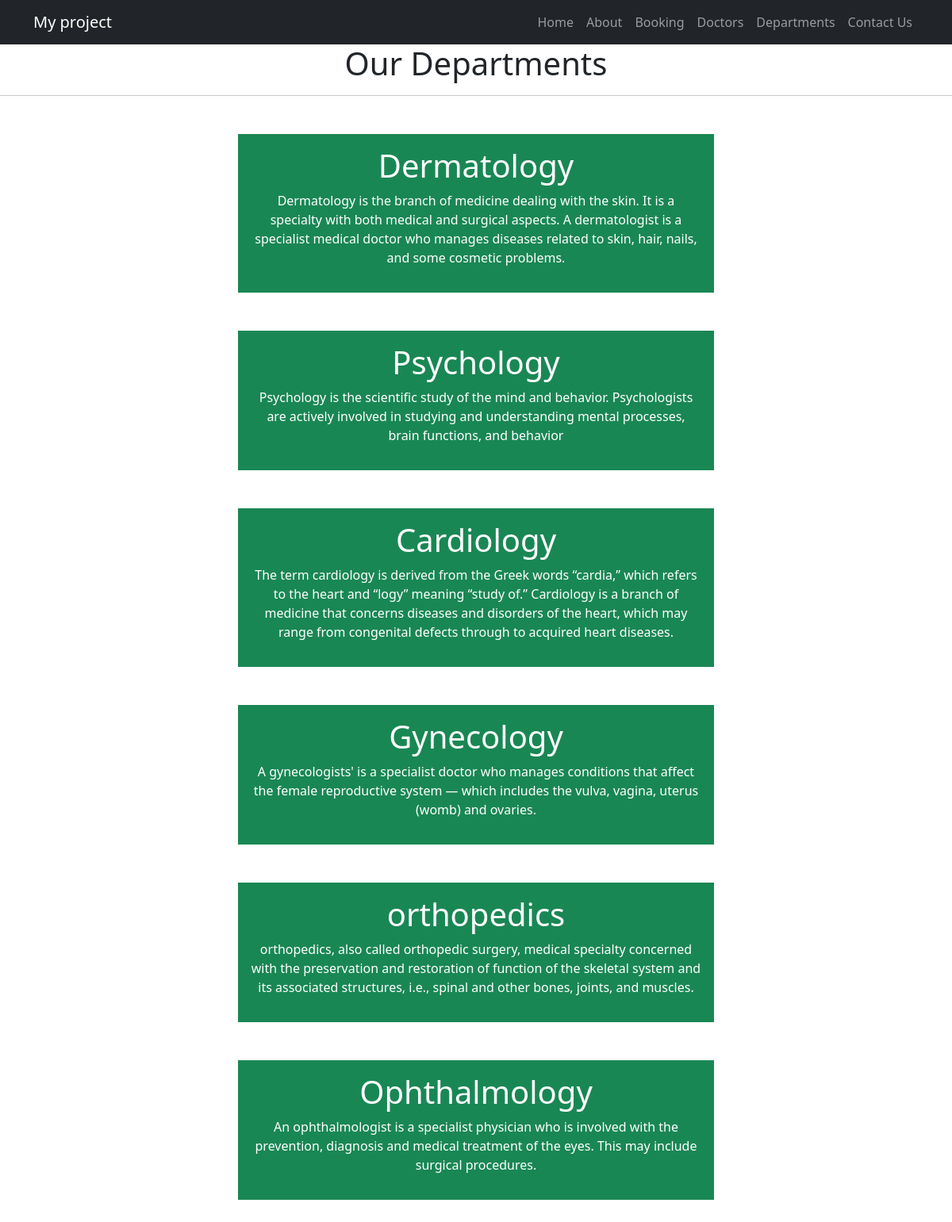
Page /home/departments/ on the committed database.
### home/models.py (models this page shows, shortened)
class Departments(models.Model):
    dep_name = models.CharField(max_length=100)
    dep_discription = models.TextField()

### home/views.py (the view)
# urls.py: path('departments/', views.departments, name= 'departments'),
def departments(request):
    dict_dept={
        'dept': Departments.objects.all()
    }
    return render(request,'departments.html',dict_dept)

### Templates/departments.html (shortened to what this page needs)
{% extends 'base.html' %}
{% block content%}
<h1 class='text-center'>Our Departments</h1>
<hr>
{% for d in dept%}
<div class="mx-auto w-50 bg-success text-center text-white p-3 my-5">
    <h1>{{ d.dep_name}}</h1>
    <p>{{ d.dep_discription}}</p>
</div>
{% endfor%}
{% endblock%}

### Templates/base.html (shortened to what this page needs)
{% load static %}
<!DOCTYPE html>
<html>
    <head>
        <link rel="stylesheet" href=" https://cdn.jsdelivr.net/npm/bootstrap@5.1.3/dist/css/bootstrap.min.css " />
        <link rel="stylesheet" href="https://use.fontawesome.com/releases/v5.2.0/css/all.css" />
        <link rel="stylesheet" type="text/css" href="{% static 'style.css' %}" />
    </head>
    <body>
      <nav class="navbar navbar-expand-md bg-dark navbar-dark">
        <div class="container">
        <a class="navbar-brand" href="#">My project</a>
        <div class="collapse navbar-collapse justify-content-end" id="collapsibleNavbar">
          <ul class="navbar-nav">
            <li class="nav-item">
              <a class="nav-link" href="{% url 'home'%}">Home</a>
            </li>
            <li class="nav-item">
              <a class="nav-link" href="{% url 'about'%}">About</a>
            </li>
            <li class="nav-item">
              <a class="nav-link" href="{% url 'booking' %}">Booking</a>
            </li>
            <li class="nav-item">
              <a class="nav-link" href="{% url 'doctors'%}">Doctors</a>
          </li>
          <li class="nav-item">
              <a class="nav-link" href="{% url 'departments'%}">Departments</a>
          </li>
          <li class="nav-item">
              <a class="nav-link" href="{% url 'contact'%}">Contact Us</a>
          </li>
          </ul>
        </div>
      </div>
      </nav>
        {% block content%}{% endblock%}
    </body>
</html>

### rows in the picture
Departments: dep_name "Dermatology", dep_discription "Dermatology is the branch of medicine dealing with the skin. It is a specialty with both medical and surgical aspects. A dermatologist is a specialist medical doctor who manages diseases related to skin, hair, nails, and some cosmetic problems."
Departments: dep_name "Psychology", dep_discription "Psychology is the scientific study of the mind and behavior. Psychologists are actively involved in studying and understanding mental processes, brain functions, and behavior"
Departments: dep_name "Cardiology", dep_discription "The term cardiology is derived from the Greek words “cardia,” which refers to the heart and “logy” meaning “study of.” Cardiology is a branch of medicine that concerns diseases and disorders of the heart, which may range from congenital defects through to acquired heart diseases."
Departments: dep_name "Gynecology", dep_discription "A gynecologists' is a specialist doctor who manages conditions that affect the female reproductive system — which includes the vulva, vagina, uterus (womb) and ovaries."
Departments: dep_name "orthopedics", dep_discription "orthopedics, also called orthopedic surgery, medical specialty concerned with the preservation and restoration of function of the skeletal system and its associated structures, i.e., spinal and other bones, joints, and muscles."
Departments: dep_name "Ophthalmology", dep_discription "An ophthalmologist is a specialist physician who is involved with the prevention, diagnosis and medical treatment of the eyes. This may include surgical procedures."
